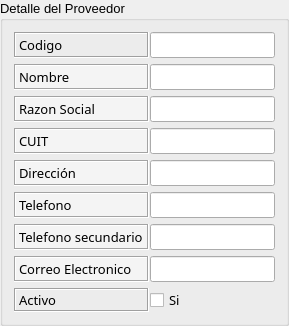
        <widget class="QGroupBox" name="groupBox_2">
         <property name="font">
          <font>
           <family>MS Shell Dlg 2</family>
           <pointsize>10</pointsize>
           <weight>50</weight>
           <bold>false</bold>
          </font>
         </property>
         <property name="title">
          <string>Detalle del Proveedor</string>
         </property>
         <layout class="QGridLayout" name="gridLayout_5" columnstretch="0,0">
          <property name="horizontalSpacing">
           <number>1</number>
          </property>
          <item row="8" column="1">
           <widget class="QCheckBox" name="prov_activo">
            <property name="font">
             <font>
              <family>DokChampa</family>
              <pointsize>10</pointsize>
              <weight>50</weight>
              <bold>false</bold>
             </font>
            </property>
            <property name="text">
             <string>Si</string>
            </property>
           </widget>
          </item>
          <item row="8" column="0">
           <widget class="QLabel" name="label_correo_electronico_2">
            <property name="sizePolicy">
             <sizepolicy hsizetype="Minimum" vsizetype="Minimum">
              <horstretch>0</horstretch>
              <verstretch>0</verstretch>
             </sizepolicy>
            </property>
            <property name="font">
             <font>
              <family>DokChampa</family>
              <pointsize>10</pointsize>
              <weight>50</weight>
              <bold>false</bold>
             </font>
            </property>
            <property name="styleSheet">
             <string notr="true">#label_correo_electronico{
background-color: #F4F4F4
}</string>
            </property>
            <property name="frameShape">
             <enum>QFrame::Box</enum>
            </property>
            <property name="frameShadow">
             <enum>QFrame::Sunken</enum>
            </property>
            <property name="text">
             <string>Activo</string>
            </property>
           </widget>
          </item>
          <item row="0" column="1">
           <widget class="QLineEdit" name="prov_id">
            <property name="sizePolicy">
             <sizepolicy hsizetype="Minimum" vsizetype="Minimum">
              <horstretch>0</horstretch>
              <verstretch>0</verstretch>
             </sizepolicy>
            </property>
            <property name="font">
             <font>
              <family>DokChampa</family>
              <pointsize>10</pointsize>
              <weight>50</weight>
              <bold>false</bold>
             </font>
            </property>
            <property name="text">
             <string/>
            </property>
           </widget>
          </item>
          <item row="0" column="0">
           <widget class="QLabel" name="label_nombre_2">
            <property name="sizePolicy">
             <sizepolicy hsizetype="Minimum" vsizetype="Minimum">
              <horstretch>0</horstretch>
              <verstretch>0</verstretch>
             </sizepolicy>
            </property>
            <property name="font">
             <font>
              <family>DokChampa</family>
              <pointsize>10</pointsize>
              <weight>50</weight>
              <bold>false</bold>
             </font>
            </property>
            <property name="styleSheet">
             <string notr="true">#label_nombre{
background-color: #F4F4F4
}</string>
            </property>
            <property name="frameShape">
             <enum>QFrame::Box</enum>
            </property>
            <property name="frameShadow">
             <enum>QFrame::Sunken</enum>
            </property>
            <property name="text">
             <string>Codigo</string>
            </property>
           </widget>
          </item>
          <item row="5" column="1">
           <widget class="QLineEdit" name="prov_telefono">
            <property name="sizePolicy">
             <sizepolicy hsizetype="Minimum" vsizetype="Minimum">
              <horstretch>0</horstretch>
              <verstretch>0</verstretch>
             </sizepolicy>
            </property>
            <property name="font">
             <font>
              <family>DokChampa</family>
              <pointsize>10</pointsize>
              <weight>50</weight>
              <bold>false</bold>
             </font>
            </property>
           </widget>
          </item>
          <item row="4" column="1">
           <widget class="QLineEdit" name="prov_direccion">
            <property name="sizePolicy">
             <sizepolicy hsizetype="Minimum" vsizetype="Minimum">
              <horstretch>0</horstretch>
              <verstretch>0</verstretch>
             </sizepolicy>
            </property>
            <property name="font">
             <font>
              <family>DokChampa</family>
              <pointsize>10</pointsize>
              <weight>50</weight>
              <bold>false</bold>
             </font>
            </property>
           </widget>
          </item>
          <item row="1" column="1">
           <widget class="QLineEdit" name="prov_nombre">
            <property name="sizePolicy">
             <sizepolicy hsizetype="Minimum" vsizetype="Minimum">
              <horstretch>0</horstretch>
              <verstretch>0</verstretch>
             </sizepolicy>
            </property>
            <property name="font">
             <font>
              <family>DokChampa</family>
              <pointsize>10</pointsize>
              <weight>50</weight>
              <bold>false</bold>
             </font>
            </property>
            <property name="text">
             <string/>
            </property>
           </widget>
          </item>
          <item row="2" column="1">
           <widget class="QLineEdit" name="prov_razon_social">
            <property name="sizePolicy">
             <sizepolicy hsizetype="Minimum" vsizetype="Minimum">
              <horstretch>0</horstretch>
              <verstretch>0</verstretch>
             </sizepolicy>
            </property>
            <property name="font">
             <font>
              <family>DokChampa</family>
              <pointsize>10</pointsize>
              <weight>50</weight>
              <bold>false</bold>
             </font>
            </property>
            <property name="text">
             <string/>
            </property>
           </widget>
          </item>
          <item row="5" column="0">
           <widget class="QLabel" name="label_tel1">
            <property name="sizePolicy">
             <sizepolicy hsizetype="Minimum" vsizetype="Minimum">
              <horstretch>0</horstretch>
              <verstretch>0</verstretch>
             </sizepolicy>
            </property>
            <property name="font">
             <font>
              <family>DokChampa</family>
              <pointsize>10</pointsize>
              <weight>50</weight>
              <bold>false</bold>
             </font>
            </property>
            <property name="styleSheet">
             <string notr="true">#label_tel1{
background-color: #F4F4F4
}</string>
            </property>
            <property name="frameShape">
             <enum>QFrame::Box</enum>
            </property>
            <property name="frameShadow">
             <enum>QFrame::Sunken</enum>
            </property>
            <property name="text">
             <string>Telefono</string>
            </property>
           </widget>
          </item>
          <item row="6" column="1">
           <widget class="QLineEdit" name="prov_telefono_dos">
            <property name="enabled">
             <bool>true</bool>
            </property>
            <property name="sizePolicy">
             <sizepolicy hsizetype="Minimum" vsizetype="Minimum">
              <horstretch>0</horstretch>
              <verstretch>0</verstretch>
             </sizepolicy>
            </property>
            <property name="font">
             <font>
              <family>DokChampa</family>
              <pointsize>10</pointsize>
              <weight>50</weight>
              <bold>false</bold>
             </font>
            </property>
            <property name="text">
             <string/>
            </property>
           </widget>
          </item>
          <item row="6" column="0">
           <widget class="QLabel" name="label_tel2">
            <property name="sizePolicy">
             <sizepolicy hsizetype="Minimum" vsizetype="Minimum">
              <horstretch>0</horstretch>
              <verstretch>0</verstretch>
             </sizepolicy>
            </property>
            <property name="font">
             <font>
              <family>DokChampa</family>
              <pointsize>10</pointsize>
              <weight>50</weight>
              <bold>false</bold>
             </font>
            </property>
            <property name="styleSheet">
             <string notr="true">#label_tel2{
background-color: #F4F4F4
}</string>
            </property>
            <property name="frameShape">
             <enum>QFrame::Box</enum>
            </property>
            <property name="frameShadow">
             <enum>QFrame::Sunken</enum>
            </property>
            <property name="text">
             <string>Telefono secundario</string>
            </property>
           </widget>
          </item>
          <item row="2" column="0">
           <widget class="QLabel" name="label_razon_social">
            <property name="sizePolicy">
             <sizepolicy hsizetype="Minimum" vsizetype="Minimum">
              <horstretch>0</horstretch>
              <verstretch>0</verstretch>
             </sizepolicy>
            </property>
            <property name="font">
             <font>
              <family>DokChampa</family>
              <pointsize>10</pointsize>
              <weight>50</weight>
              <bold>false</bold>
             </font>
            </property>
            <property name="styleSheet">
             <string notr="true">#label_razon_social{
background-color: #F4F4F4
}</string>
            </property>
            <property name="frameShape">
             <enum>QFrame::Box</enum>
            </property>
            <property name="frameShadow">
             <enum>QFrame::Sunken</enum>
            </property>
            <property name="text">
             <string>Razon Social</string>
            </property>
           </widget>
          </item>
          <item row="1" column="0">
           <widget class="QLabel" name="label_nombre">
            <property name="sizePolicy">
             <sizepolicy hsizetype="Minimum" vsizetype="Minimum">
              <horstretch>0</horstretch>
              <verstretch>0</verstretch>
             </sizepolicy>
            </property>
            <property name="font">
             <font>
              <family>DokChampa</family>
              <pointsize>10</pointsize>
              <weight>50</weight>
              <bold>false</bold>
             </font>
            </property>
            <property name="styleSheet">
             <string notr="true">#label_nombre{
background-color: #F4F4F4
}</string>
            </property>
            <property name="frameShape">
             <enum>QFrame::Box</enum>
            </property>
            <property name="frameShadow">
             <enum>QFrame::Sunken</enum>
            </property>
            <property name="text">
             <string>Nombre</string>
            </property>
           </widget>
          </item>
          <item row="4" column="0">
           <widget class="QLabel" name="label_direccion">
            <property name="sizePolicy">
             <sizepolicy hsizetype="Minimum" vsizetype="Minimum">
              <horstretch>0</horstretch>
              <verstretch>0</verstretch>
             </sizepolicy>
            </property>
            <property name="font">
             <font>
              <family>DokChampa</family>
              <pointsize>10</pointsize>
              <weight>50</weight>
              <bold>false</bold>
             </font>
            </property>
            <property name="styleSheet">
             <string notr="true">#label_direccion{
background-color: #F4F4F4
}</string>
            </property>
            <property name="frameShape">
             <enum>QFrame::Box</enum>
            </property>
            <property name="frameShadow">
             <enum>QFrame::Sunken</enum>
            </property>
            <property name="text">
             <string>Dirección</string>
            </property>
           </widget>
          </item>
          <item row="3" column="1">
           <widget class="QLineEdit" name="prov_cuit">
            <property name="enabled">
             <bool>true</bool>
            </property>
            <property name="sizePolicy">
             <sizepolicy hsizetype="Minimum" vsizetype="Minimum">
              <horstretch>0</horstretch>
              <verstretch>0</verstretch>
             </sizepolicy>
            </property>
            <property name="font">
             <font>
              <family>DokChampa</family>
              <pointsize>10</pointsize>
              <weight>50</weight>
              <bold>false</bold>
             </font>
            </property>
            <property name="text">
             <string/>
            </property>
           </widget>
          </item>
          <item row="7" column="0">
           <widget class="QLabel" name="label_correo_electronico">
            <property name="sizePolicy">
             <sizepolicy hsizetype="Minimum" vsizetype="Minimum">
              <horstretch>0</horstretch>
              <verstretch>0</verstretch>
             </sizepolicy>
            </property>
            <property name="font">
             <font>
              <family>DokChampa</family>
              <pointsize>10</pointsize>
              <weight>50</weight>
              <bold>false</bold>
             </font>
            </property>
            <property name="styleSheet">
             <string notr="true">#label_correo_electronico{
background-color: #F4F4F4
}</string>
            </property>
            <property name="frameShape">
             <enum>QFrame::Box</enum>
            </property>
            <property name="frameShadow">
             <enum>QFrame::Sunken</enum>
            </property>
            <property name="text">
             <string>Correo Electronico</string>
            </property>
           </widget>
          </item>
          <item row="7" column="1">
           <widget class="QLineEdit" name="prov_email">
            <property name="sizePolicy">
             <sizepolicy hsizetype="Minimum" vsizetype="Minimum">
              <horstretch>0</horstretch>
              <verstretch>0</verstretch>
             </sizepolicy>
            </property>
            <property name="font">
             <font>
              <family>DokChampa</family>
              <pointsize>10</pointsize>
              <weight>50</weight>
              <bold>false</bold>
             </font>
            </property>
            <property name="text">
             <string/>
            </property>
           </widget>
          </item>
          <item row="3" column="0">
           <widget class="QLabel" name="label_cuit">
            <property name="sizePolicy">
             <sizepolicy hsizetype="Minimum" vsizetype="Minimum">
              <horstretch>0</horstretch>
              <verstretch>0</verstretch>
             </sizepolicy>
            </property>
            <property name="font">
             <font>
              <family>DokChampa</family>
              <pointsize>10</pointsize>
              <weight>50</weight>
              <bold>false</bold>
             </font>
            </property>
            <property name="styleSheet">
             <string notr="true">#label_cuit{
background-color: #F4F4F4
}</string>
            </property>
            <property name="frameShape">
             <enum>QFrame::Box</enum>
            </property>
            <property name="frameShadow">
             <enum>QFrame::Sunken</enum>
            </property>
            <property name="text">
             <string>CUIT</string>
            </property>
           </widget>
          </item>
         </layout>
        </widget>
